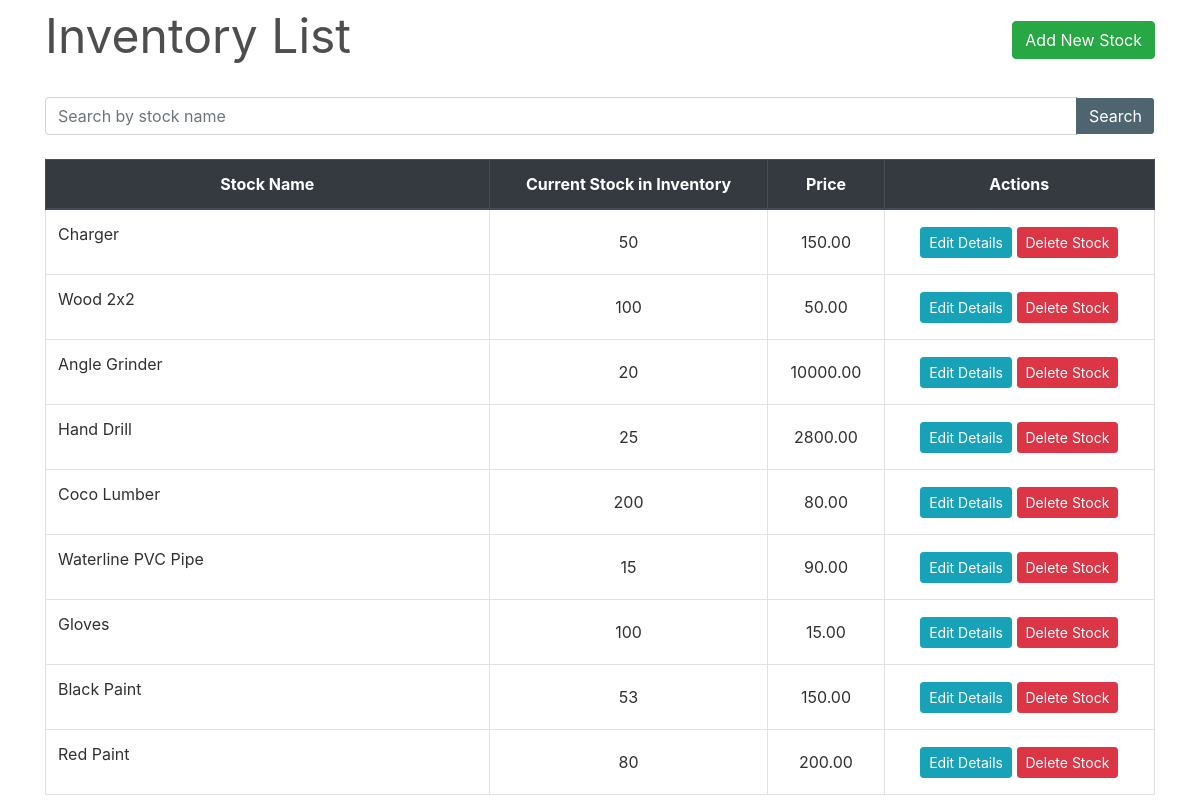
Screenshot of /inventory/ with the database file from the repository.
### inventory/models.py (models this page shows, shortened)
class Stock(models.Model):
    id = models.AutoField(primary_key=True)
    name = models.CharField(max_length=30, unique=True)
    quantity = models.IntegerField(default=0)
    price = models.DecimalField(max_digits=10, decimal_places=2,default=0.00)
    is_deleted = models.BooleanField(default=False)

### inventory/views.py (the view)
# urls.py: path('', views.StockListView.as_view(), name='inventory'),
class StockListView(FilterView):
    filterset_class = StockFilter
    queryset = Stock.objects.filter(is_deleted=False)
    template_name = 'inventory.html'
    paginate_by = 10

### inventory/templates/inventory.html (shortened to what this page needs)
{% extends "base.html" %}
{% load widget_tweaks %}
{% block content %}
    <div class="row" style="color: #4e4e4e; font-style: bold; font-size: 3rem; ">
        <div class="col-md-8">Inventory List</div>
        <div class="col-md-4">
            <div style="float:right;"> <a class="btn btn-success" href="{% url 'new-stock' %}">Add New Stock</a> </div>
        </div>
    </div>
    <div style="border-bottom: 1px solid white;"></div>
    <br>
    <table class="table table-css table-bordered table-hover">
        <form method="get">
            <div class="input-group search">
                {% render_field filter.form.name class="form-control textinput" placeholder="Search by stock name" %}
                <div class="input-group-append">
                   <button type="submit" class="btn btn-pink"> Search </button>
                </div>
            </div>
        </form>
        <br>
        <thead class="thead-dark align-middle">
            <tr>
                <th width="40%">Stock Name</th>
                <th>Current Stock in Inventory</th>
                <th>Price</th>
                <th>Actions</th>
            </tr>
        </thead>
{% if object_list %}
        <tbody>
            {% for stock in object_list %}
                <tr>
                    <td>
                        <p>{{ stock.name }}</p>
                    </td>
                    <td class="align-middle">{{ stock.quantity }}</td>
                    <td class="align-middle">{{ stock.price }}</td>
                    <td class="align-middle">
                        <a href="{% url 'edit-stock' stock.pk %}" class="btn btn-info btn-sm">Edit Details</a>
                        <a href="{% url 'delete-stock' stock.pk %}" class="btn btn-danger btn-sm"> Delete Stock </a>
                    </td>
                </tr>
            {% endfor %}
        </tbody>
    </table>
{% else %}
        <tbody></tbody>
    </table>
    <br><br><br><br><br><br><br><br>
    <div style="color: #575757; font-style: bold; font-size: 1.5rem; text-align: center;">The records are empty. Please try adding some.</div>
{% endif %}
{% endblock content %}

### homepage/templates/base.html (shortened to what this page needs)
{% load static %}
<!DOCTYPE html>
<html lang="en">
<head>
    <link rel="stylesheet" type="text/css" href="{% static 'bootstrap/bootstrap.min.css' %}">
    <link rel="stylesheet" href="https://use.fontawesome.com/releases/v5.7.0/css/all.css">
    <link rel="stylesheet" type="text/css" href="{% static 'css/main.css' %}">
    <link rel="stylesheet" type="text/css" href="{% static 'css/sidebar.css' %}">
    <link rel="stylesheet" type="text/css" href="{% static 'css/dialogbox.css' %}">
</head>
<body>
    <main id="wrapper">
                    <div class="container">
                        {% block content %}{% endblock content %}
                    </div>
            <br>
    </main>
</body>
</html>

### homepage/static/css/main.css (style rules this page uses)
body, html { height: 100%; }
p { color: rgb(49, 49, 49); }
a { color: #55b159; }
.table-css { color: #313131; }
.align-middle { text-align: center; }
.textinput { background-color: #ffffff; color: black; }
.btn-pink { color: #fff; background-color: #4e6570; border-color: #fff; border-left-color: #4e6570; }

### homepage/static/css/sidebar.css (style rules this page uses)
#wrapper { display: flex; width: 100%; align-items: stretch; }

### rows the page displays
Stock: name "Charger", quantity "50", price "150.00"
Stock: name "Wood 2x2", quantity "100", price "50.00"
Stock: name "Angle Grinder", quantity "20", price "10000.00"
Stock: name "Hand Drill", quantity "25", price "2800.00"
Stock: name "Coco Lumber", quantity "200", price "80.00"
Stock: name "Waterline PVC Pipe", quantity "15", price "90.00"
Stock: name "Gloves", quantity "100", price "15.00"
Stock: name "Black Paint", quantity "53", price "150.00"
Stock: name "Red Paint", quantity "80", price "200.00"
